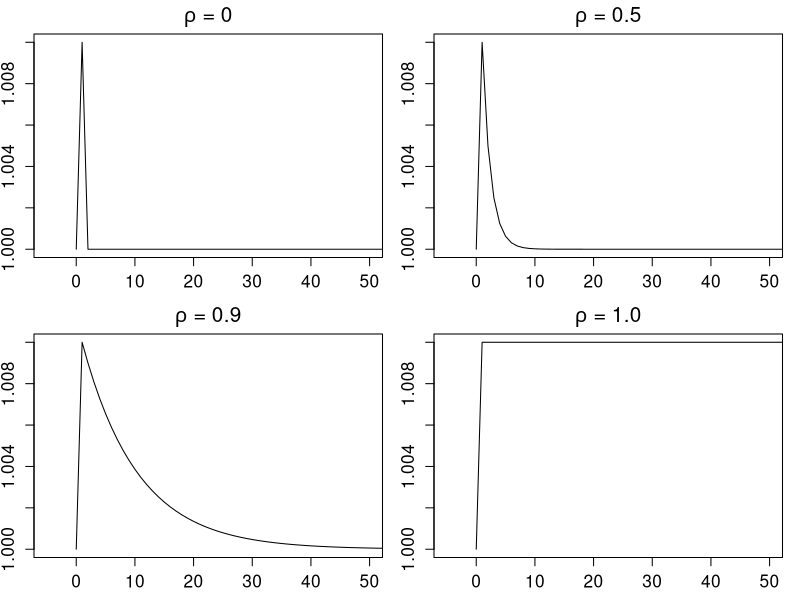

Source code (R):
#=======================================
# Chapter 4, Other figures
#   modified on 2019/10/19
#=======================================

"%+%" <- function(x, y) paste(x, y, sep = "")
figpath <- "../../figs/"

A0 <- 1.0
A1 <- 1.01
rhos <- c(0, 0.5, 0.9, 1.0)
Len <- 100

ar1 <- function(rho, A1, len) {
  a <- log(A1)
  for(i in 2:len)
    a[i] <- rho*a[i-1]
  exp(a)
}

ans1 <- c(A0, ar1(rhos[1], A1, Len))
ans2 <- c(A0, ar1(rhos[2], A1, Len))
ans3 <- c(A0, ar1(rhos[3], A1, Len))
ans4 <- c(A0, ar1(rhos[4], A1, Len))

windows(7, 7)
par(mfrow = c(2,2))
par(ps = 15)
par(mai = c(0.85, 0.68, 0.68, 0.35)*0.5)

plot(cbind(0:Len, ans1), xlim = c(-5, 50), typ = "l", xlab = "t", ylab = expression(A[t]), main = expression(paste(rho, " = 0")))
plot(cbind(0:Len, ans2), xlim = c(-5, 50), typ = "l", xlab = "t", ylab = expression(A[t]), main = expression(paste(rho, " = 0.5")))
plot(cbind(0:Len, ans3), xlim = c(-5, 50), typ = "l", xlab = "t", ylab = expression(A[t]), main = expression(paste(rho, " = 0.9")))
plot(cbind(0:Len, ans4), xlim = c(-5, 50), typ = "l", xlab = "t", ylab = expression(A[t]), main = expression(paste(rho, " = 1.0")))

dev.copy2eps(file= figpath %+% "rbcar.eps")

